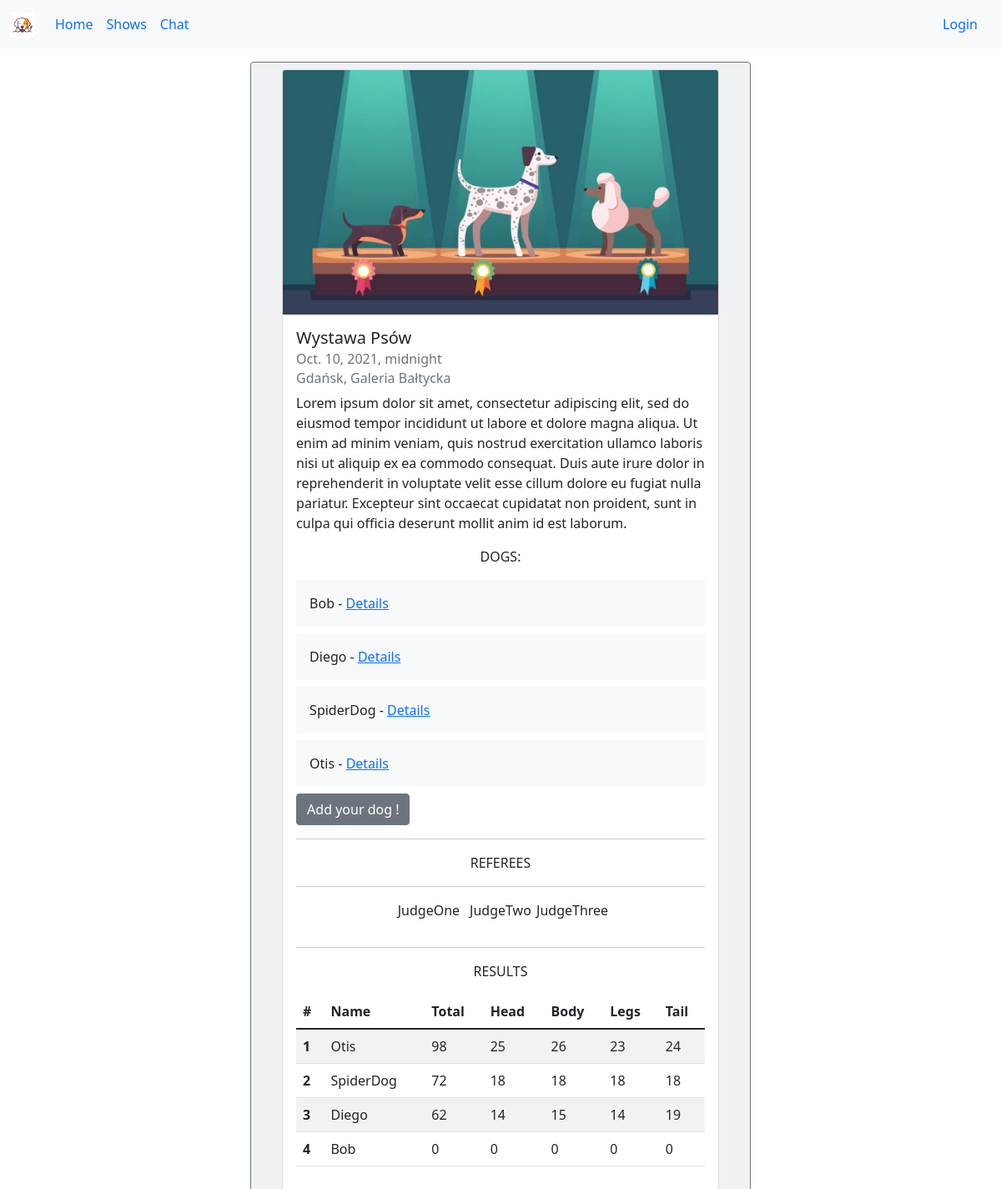
The page /shows-details/8 on the database its author committed.
### base/models.py (models this page shows, shortened)
class Show(models.Model):
    name = models.CharField(max_length=200, blank=False)
    date = models.DateTimeField(blank=False)
    address = models.CharField(max_length=200, blank=False)
    description = models.TextField()
    dogs = models.ManyToManyField(Dog, related_name='dogs', blank=True)
    referee1 = models.ForeignKey(User, related_name='referee1', on_delete=models.SET_NULL, null=True)
    referee2 = models.ForeignKey(User, related_name='referee2', on_delete=models.SET_NULL, null=True)
    referee3 = models.ForeignKey(User, related_name='referee3', on_delete=models.SET_NULL, null=True)
    active = models.BooleanField(default=False)
    finished = models.BooleanField(default=False)
    class Meta:
        ordering = ['finished', '-date']

class Dog(models.Model):
    MALE = 'Male'
    FAMALE = 'Female'
    SEXES = [(MALE,'Male'), (FAMALE,'Female'),]
    name = models.CharField(max_length=100, blank=False)
    owner = models.ForeignKey(User, on_delete=models.CASCADE)
    race = models.CharField(max_length=100, null=True)
    sex = models.CharField(max_length=6, choices=SEXES, default=MALE)
    color = models.CharField(max_length=100, default='color')
    birthday = models.DateField(null=True)
    dog_img = models.ImageField(upload_to='static/img', default='img/dog_default.jpg')

### base/views.py (the view, shortened to what this page needs)
# urls.py: path('shows-details/<str:pk>', views.showsDetails, name='shows-details'),
def showsDetails(request, pk):
    show = Show.objects.get(id=pk)
    score_cards = list(Score.objects.filter(show=show))
    all_finished = False
    if all_finished and not show.finished:
        show.finished = True
        show.active = False
        show.save()
    if show.finished and show.active:
        show.active = False
        show.save()
    show_dogs = show.dogs.all()
    show_dogs_number = show.dogs.count()
    dog_points = {}
    if show.finished:
        dog_names = []
        for dog in show_dogs:
            if dog.name not in dog_names:
                dog_names.append([dog.name,0,0,0,0,0])
        dog_points = {item[0]: item[1:] for item in dog_names}
        for score in score_cards:
            if score.dog == None:
                continue
            dog_points[score.dog.name][0] += score.head
            dog_points[score.dog.name][1] += score.body
            dog_points[score.dog.name][2] += score.legs
            dog_points[score.dog.name][3] += score.tail
            dog_points[score.dog.name][4] += (score.head + score.body + score.legs + score.tail)
        dog_points = dict(sorted(dog_points.items(), key=lambda item: item[1][4], reverse=True))
    page = 'shows-details'
    context = {
        "page": page, "show": show, "show_dogs": show_dogs, "score_cards": score_cards, "all_finished": all_finished, "dog_points": dog_points, "show_dogs_number": show_dogs_number,
    }
    return render(request, 'base/shows_details.html', context)

### base/templates/base/shows_details.html (shortened to what this page needs)
{% extends 'main.html' %}
{% load static %}
{% block content %}
<div class="p-2 bg-secondary bg-opacity-10 border border-secondary border-opacity-50 rounded mx-auto" style="width: 50%;">
    <div class="card mx-auto" style="width: 90%;">
        <img src="{% static 'img/dogshowdefault.jpg' %}" class="card-img-top" alt="..." >
        <div class="card-body">
          <h5 class="card-title">{{show.name}}</h5>
          <h6 class="card-subtitle mb-2 text-muted">{{show.date}}</h6>
          <h6 class="card-subtitle mb-2 text-muted">{{show.address}}</h6>
          <p class="card-text">{{show.description}}</p>
          <p class="text-center">DOGS:</p>
          {% for dog in show_dogs %}
            {% if user == dog.owner %}
            <p class="p-3 mb-2 bg-light text-dark">{{dog.name}} - <a href="{% url 'dog-profile' dog.id %}">Details</a> - {% if show.active or show.finished %} Delete {% else %}<a href="{% url 'cancel-dog' show.id dog.id %}">Delete</a>{% endif %}</p>
            {% else %}
            <p class="p-3 mb-2 bg-light text-dark">{{dog.name}} - <a href="{% url 'dog-profile' dog.id %}">Details</a></p>
            {% endif %}
          {% endfor %}
          {% if not request.user.groups.all %}
            {% if show.active or show.finished %}
            <a class="btn btn-secondary " disabled>Add your dog !</a>
            {% else %}
            <a href="{% url 'submit-dog' show.id %}" class="btn btn-success ">Add your dog !</a>
            {% endif %}
          {% endif %}
          <hr>
          <p class="text-center">REFEREES</p>
          <hr>
          <div class="referee-table">
          <p class="text-center">{{show.referee1}}</p>
          <p class="text-center">{{show.referee2}}</p>
          <p class="text-center">{{show.referee3}}</p>
            {% if not request.user.groups.all %}
          </div>
          {% endif %}
          <hr>
          {% if show.finished %}
          <p class="text-center">RESULTS </p>
          <table class="table table-striped table-hover">
            <thead>
              <tr>
                <th scope="col">#</th>
                <th scope="col">Name</th>
                <th scope="col">Total</th>
                <th scope="col">Head</th>
                <th scope="col">Body</th>
                <th scope="col">Legs</th>
                <th scope="col">Tail</th>
              </tr>
            </thead>
            <tbody>
              {% for key, values in dog_points.items %}
              <tr>
                <th scope="row">{{forloop.counter0|add:"1"}}</th>
                <td>{{key}}</td>
                <td>{{values.4}}</td>
                <td>{{values.0}}</td>
                <td>{{values.1}}</td>
                <td>{{values.2}}</td>
                <td>{{values.3}}</td>
              </tr>
              {% endfor %}
            </tbody>
          </table>
          {% else %}
          <p class="text-center">RESULTS COMING </p>
          {% endif %}
      </div>
</div>
{% endblock content %}

### templates/main.html (shortened to what this page needs)
<!DOCTYPE html>
{% load static %}
<html lang="en">
  <head>
    <link href="https://cdn.jsdelivr.net/npm/bootstrap@5.1.3/dist/css/bootstrap.min.css" rel="stylesheet">
</head>
    <body>
        {% include 'navbar.html' %}
        {% block content %}
        {% endblock content %}
    </body>
</html>

### templates/navbar.html (shortened to what this page needs)
{% load static %}
<nav class="navbar navbar-expand-lg bg-light">
    <div class="container-fluid">
      <a class="navbar-brand" href="{% url 'home' %}">
        <img src="{% static 'img/minidog.png' %}" alt="" width="30" height="30">
      </a>
      <div class="collapse navbar-collapse" id="navbarSupportedContent">
        <ul class="navbar-nav me-auto mb-2 mb-lg-0">
        {% if page == 'home' %}
          <li class="nav-item">
            <a class="nav-link active rounded" style="background-color: #f1f1f1;" aria-current="page" href="{% url 'home' %}">Home</a>
          </li>
        {% else %}
          <li class="nav-item">
            <a class="nav-link" href="{% url 'home' %}">Home</a>
          </li>
        {% endif %}
        {% if page == 'shows' %}
          <li class="nav-item">
            <a class="nav-link active rounded" style="background-color: #f1f1f1;" aria-current="page" href="{% url 'shows' %}">Shows</a>
          </li>
        {% else %}
          <li class="nav-item">
            <a class="nav-link" href="{% url 'shows' %}">Shows</a>
          </li>
        {% endif %}
        {% if page == 'chat' %}
          <li class="nav-item">
            <a class="nav-link active rounded" style="background-color: #f1f1f1;" aria-current="page" href="{% url 'chat' %}">Chat</a>
          </li>
        {% else %}
          <li class="nav-item">
            <a class="nav-link" href="{% url 'chat' %}">Chat</a>
          </li>
        {% endif %}
        </ul>
        <ul class="nav justify-content-end">
          {% if user.is_authenticated %}
            {% if page == 'user-profile' %}
              <li class="nav-item">
                <a class="nav-link rounded" style="background-color: #f1f1f1;" href="{% url 'user-profile' %}">Profile</a>
              </li>
            {% else %}
            <li class="nav-item">
              <a class="nav-link" href="{% url 'user-profile' %}">Profile</a>
            </li>
            {% endif %}
            <li class="nav-item">
              <a class="nav-link active" aria-current="page" href="{% url 'logout' %}">Logut</a>
            </li>
          {% else %}
            <li class="nav-item">
              <a class="nav-link active" aria-current="page" href="{% url 'login' %}">Login</a>
            </li>
          {% endif %}
        </ul>
      </div>
    </div>
  </nav>

### base/templates/base/shows_details.html (style rules this page uses)
.referee-table { display: grid; grid-template-columns: 1fr 1fr 1fr; justify-self: center; }

### rows shown on the page
Show: name "Wystawa Psów", date "Oct. 10, 2021, midnight", address "Gdańsk, Galeria Bałtycka", description "Lorem ipsum dolor sit amet, consectetur adipiscing elit, sed do eiusmod tempor incididunt ut labore et dolore magna aliqua. Ut enim ad minim veniam, quis nostrud exercitation ullamco laboris nisi ut aliquip ex ea commodo consequat. Duis aute irure dolor in reprehenderit in voluptate velit esse cillum dolore eu fugiat nulla pariatur. Excepteur sint occaecat cupidatat non proident, sunt in culpa qui officia deserunt mollit anim id est laborum.", referee1 "JudgeOne", referee2 "JudgeTwo", referee3 "JudgeThree"
Dog: name "Bob", dog_points "Bob"
Dog: name "Diego", dog_points "Diego"
Dog: name "SpiderDog", dog_points "SpiderDog"
Dog: name "Otis", dog_points "Otis"

### other values the page prints
{{ values.4 }} "98" "72" "62" "0"
{{ values.0 }} "25" "18" "14" "0"
{{ values.1 }} "26" "18" "15" "0"
{{ values.2 }} "23" "18" "14" "0"
{{ values.3 }} "24" "18" "19" "0"
